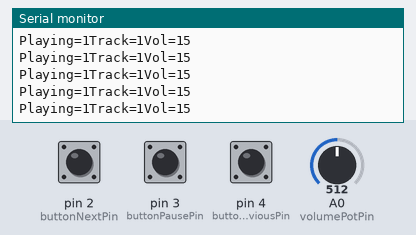
Recording of a sketch running on a simulated Arduino Uno, built with avr-gcc and run on an emulated ATmega328P. Parts: the last lines printed to the serial monitor. Inputs (shaded band) come from the test bench; at power-on: pin 3 (buttonPausePin) HIGH, A0 (volumePotPin) = 512, pin 2 (buttonNextPin) HIGH, pin 4 (buttonPreviousPin) HIGH. The audio player accepts every command and is not drawn.

Above: at 1.7 s.
1.8 s: pin 3 (buttonPausePin) pulled LOW for 0.15 s
At 1.89 s:
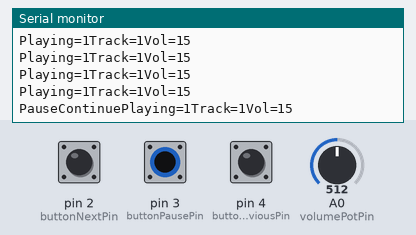
3.4 s: A0 (volumePotPin) set to 716
At 3.61 s:
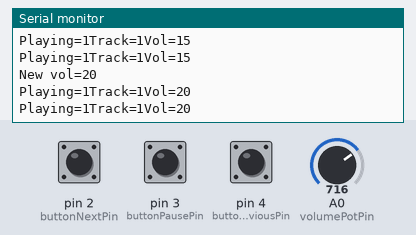
4.9 s: pin 2 (buttonNextPin) pulled LOW for 0.15 s
At 5.06 s:
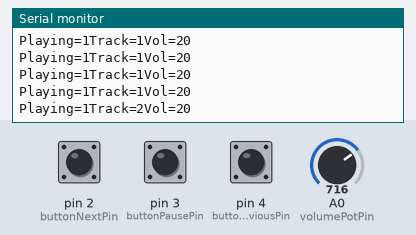
6.5 s: pin 4 (buttonPreviousPin) pulled LOW for 1 s
At 6.99 s:
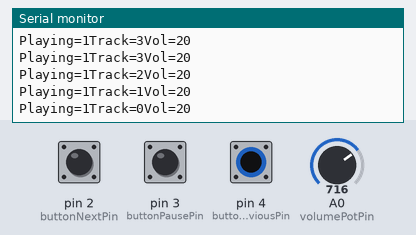
9.0 s: pin 3 (buttonPausePin) pulled LOW for 1 s
At 9.04 s:
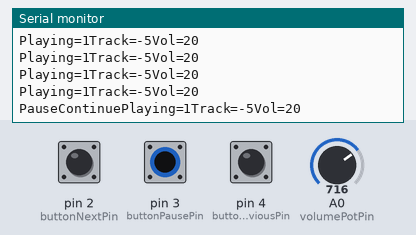
11.5 s: pin 3 (buttonPausePin) pulled LOW for 1 s
At 11.66 s:
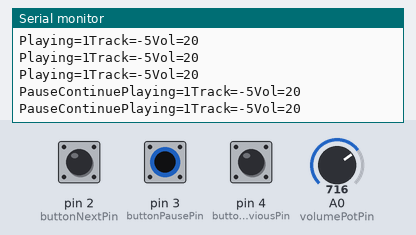
Timing chart, 0 to 14.5 s (numbered marks = the images above; inputs shaded):
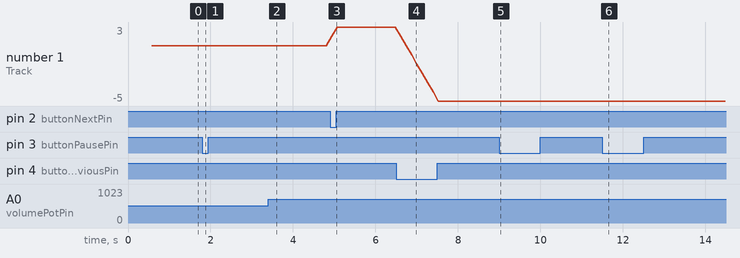

The sketch:

three-button-volume.ino
```cpp
#include "Arduino.h"
#include "SoftwareSerial.h"
#include "DFRobotDFPlayerMini.h"

SoftwareSerial mySoftwareSerial(10, 11); // RX, TX
DFRobotDFPlayerMini myDFPlayer;

int buttonNextPin = 2;
int buttonPausePin = 3;
int buttonPreviousPin = 4;
int volumePotPin = A0;
int volumePotValue = 255; // ranges from 0 to 1023
int volumeValue = 10; // ranges from 0 to 30
int newVolumeValue = 10; // ranges from 0 to 30

int track = 1;
void printDetail(uint8_t type, int value);
boolean isPlaying = true;

void setup()
{
  pinMode(buttonNextPin, INPUT_PULLUP);
  pinMode(buttonPausePin, INPUT_PULLUP);
  pinMode(buttonPreviousPin, INPUT_PULLUP);

  mySoftwareSerial.begin(9600);
  Serial.begin(115200);

  Serial.println();
  Serial.println(F("DFRobot DFPlayer Mini Demo"));
  Serial.println(F("Initializing DFPlayer ... (May take 3~5 seconds)"));

  if (!myDFPlayer.begin(mySoftwareSerial)) {  //Use softwareSerial to communicate with mp3.
    Serial.println(F("Unable to begin:"));
    Serial.println(F("1.Please recheck the connection!"));
    Serial.println(F("2.Please insert the SD card!"));
    while(true);
  }
  Serial.println(F("DFPlayer Mini online."));

  myDFPlayer.setTimeOut(500); //Set serial communictaion time out 500ms

  //----Set volume----
  myDFPlayer.volume(30);  //Set volume value (0~30).
//  myDFPlayer.volumeUp(); //Volume Up
//  myDFPlayer.volumeDown(); //Volume Down

  //----Set different EQ----
//  myDFPlayer.EQ(DFPLAYER_EQ_NORMAL);
//  myDFPlayer.EQ(DFPLAYER_EQ_POP);
//  myDFPlayer.EQ(DFPLAYER_EQ_ROCK);
//  myDFPlayer.EQ(DFPLAYER_EQ_JAZZ);
//  myDFPlayer.EQ(DFPLAYER_EQ_CLASSIC);
//  myDFPlayer.EQ(DFPLAYER_EQ_BASS);

  //----Set device we use SD as default----
//  myDFPlayer.outputDevice(DFPLAYER_DEVICE_U_DISK);
  myDFPlayer.outputDevice(DFPLAYER_DEVICE_SD);
//  myDFPlayer.outputDevice(DFPLAYER_DEVICE_AUX);
//  myDFPlayer.outputDevice(DFPLAYER_DEVICE_SLEEP);
//  myDFPlayer.outputDevice(DFPLAYER_DEVICE_FLASH);

  //----Mp3 control----
//  myDFPlayer.sleep();     //sleep
//  myDFPlayer.reset();     //Reset the module
//  myDFPlayer.enableDAC();  //Enable On-chip DAC
//  myDFPlayer.disableDAC();  //Disable On-chip DAC
//  myDFPlayer.outputSetting(true, 15); //output setting, enable the output and set the gain to 15

  //----Mp3 play----
 // myDFPlayer.next();  //Play next mp3
  /*
  delay(1000);
  myDFPlayer.previous();  //Play previous mp3
  delay(1000);
  myDFPlayer.play(1);  //Play the first mp3
  delay(1000);
  myDFPlayer.loop(1);  //Loop the first mp3
  delay(1000);
  myDFPlayer.pause();  //pause the mp3
  delay(1000);
  myDFPlayer.start();  //start the mp3 from the pause
  delay(1000);
  myDFPlayer.playFolder(15, 4);  //play specific mp3 in SD:/15/004.mp3; Folder Name(1~99); File Name(1~255)
  delay(1000);
  myDFPlayer.enableLoopAll(); //loop all mp3 files.
  delay(1000);
  myDFPlayer.disableLoopAll(); //stop loop all mp3 files.
  delay(1000);
  myDFPlayer.playMp3Folder(4); //play specific mp3 in SD:/MP3/0004.mp3; File Name(0~65535)
  delay(1000);
  myDFPlayer.advertise(3); //advertise specific mp3 in SD:/ADVERT/0003.mp3; File Name(0~65535)
  delay(1000);
  myDFPlayer.stopAdvertise(); //stop advertise
  delay(1000);
  myDFPlayer.playLargeFolder(2, 999); //play specific mp3 in SD:/02/004.mp3; Folder Name(1~10); File Name(1~1000)
  delay(1000);
  myDFPlayer.loopFolder(5); //loop all mp3 files in folder SD:/05.
  delay(1000);
  myDFPlayer.randomAll(); //Random play all the mp3.
  delay(1000);
  myDFPlayer.enableLoop(); //enable loop.
  delay(1000);
  myDFPlayer.disableLoop(); //disable loop.
  delay(1000);
  */

  //----Read imformation----
  Serial.print("State=");
  Serial.println(myDFPlayer.readState()); //read mp3 state

  Serial.print("Vol=");
  Serial.println(myDFPlayer.readVolume()); //read current volume
  Serial.println(myDFPlayer.readEQ()); //read EQ setting

  Serial.print("File Count=");
  Serial.println(myDFPlayer.readFileCounts()); //read all file counts in SD card

  Serial.print("File Number=");
  Serial.println(myDFPlayer.readCurrentFileNumber()); //read current play file number

  Serial.print("File Counts in Folder 3=");
  Serial.println(myDFPlayer.readFileCountsInFolder(3)); //read fill counts in folder SD:/03

    myDFPlayer.play(1);  //Play the first mp3

}

void loop()
{
  static unsigned long timer = millis();

  if (digitalRead(buttonNextPin) == LOW) {
      myDFPlayer.next();
      track++;
  }

   if (digitalRead(buttonPreviousPin) == LOW) {
      myDFPlayer.previous();
      track--;
  }

  if (digitalRead(buttonPausePin) == LOW) {
      if (isPlaying == 1) {
         myDFPlayer.pause();
         isPlaying = 0;
         Serial.print("Pause");
      }
      if (isPlaying == 0) {
        myDFPlayer.start();
        isPlaying = 1;
        Serial.print("Continue");
      }
  }

  if (myDFPlayer.available()) {
    printDetail(myDFPlayer.readType(), myDFPlayer.read()); //Print the detail message from DFPlayer to handle different errors and states.
  }

  volumePotValue = analogRead(volumePotPin);
//  Serial.print("Vol=");
//  Serial.println(volumePotValue);
  newVolumeValue = map(volumePotValue, 0, 1023, 0, 30);
  if (newVolumeValue != volumeValue) {
     myDFPlayer.volume(newVolumeValue);
     volumeValue = newVolumeValue;
     Serial.print("New vol=");
     Serial.println(volumeValue);
  };
  Serial.print("Playing=");
  Serial.print(isPlaying);
  Serial.print("Track=");
  Serial.print(track);
  Serial.print("Vol=");
  Serial.println(volumeValue);
  delay(100);
}

void printDetail(uint8_t type, int value){
  switch (type) {
    case TimeOut:
      Serial.println(F("Time Out!"));
      break;
    case WrongStack:
      Serial.println(F("Stack Wrong!"));
      break;
    case DFPlayerCardInserted:
      Serial.println(F("Card Inserted!"));
      break;
    case DFPlayerCardRemoved:
      Serial.println(F("Card Removed!"));
      break;
    case DFPlayerCardOnline:
      Serial.println(F("Card Online!"));
      break;
    case DFPlayerPlayFinished:
      Serial.print(F("Number:"));
      Serial.print(value);
      Serial.println(F(" Play Finished!"));
      break;
    case DFPlayerError:
      Serial.print(F("DFPlayerError:"));
      switch (value) {
        case Busy:
          Serial.println(F("Card not found"));
          break;
        case Sleeping:
          Serial.println(F("Sleeping"));
          break;
        case SerialWrongStack:
          Serial.println(F("Get Wrong Stack"));
          break;
        case CheckSumNotMatch:
          Serial.println(F("Check Sum Not Match"));
          break;
        case FileIndexOut:
          Serial.println(F("File Index Out of Bound"));
          break;
        case FileMismatch:
          Serial.println(F("Cannot Find File"));
          break;
        case Advertise:
          Serial.println(F("In Advertise"));
          break;
        default:
          break;
      }
      break;
    default:
      break;
  }
}
```

Measured:
- after the input at 1.8 s, the serial monitor: prints a new line after 0.08 s (image 1)
- after the input at 3.4 s, the serial monitor: prints a new line after 0.10 s (image 2)
- after the input at 4.9 s, the serial monitor: prints a new line at once (image 3)
- after the input at 6.5 s, the serial monitor: prints a new line after 0.37 s (image 4)
- after the input at 9.0 s, the serial monitor: prints a new line at once (image 5)
- plotted number 1: 1 → 3 after the input at 4.9 s, 3 → -5 after the input at 6.5 s
